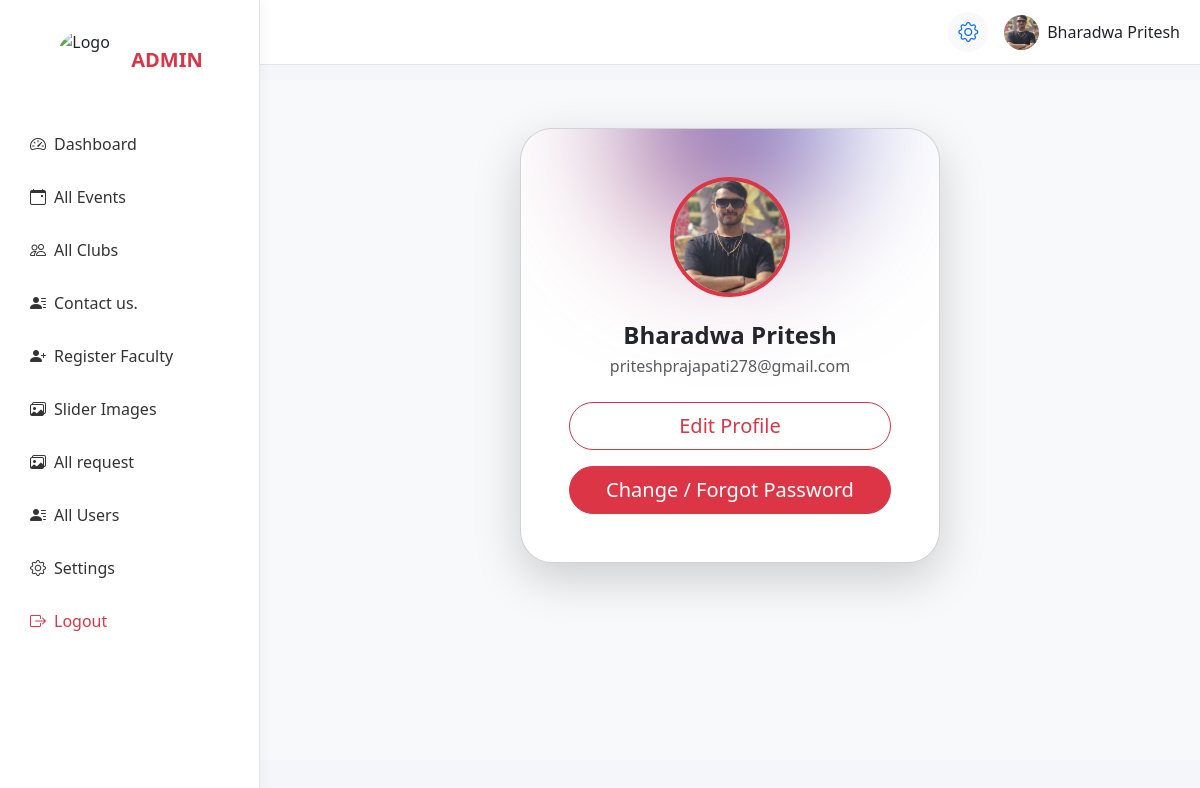
The app's page /Adminapp/admin_profile.php (signed in) with its own data.
### tables this page shows
CREATE TABLE `user` (
  `id` int NOT NULL,
  `clubimage` varchar(255) DEFAULT NULL,
  `fullname` varchar(100) DEFAULT NULL,
  `email` varchar(100) DEFAULT NULL,
  `department` varchar(100) DEFAULT NULL,
  `enrollment` varchar(100) DEFAULT NULL,
  `mobile` varchar(20) DEFAULT NULL,
  `password` varchar(100) DEFAULT NULL,
  `reset_token` varchar(255) DEFAULT NULL,
  `role` enum('admin','faculty','user') DEFAULT 'user'
);

### Adminapp/admin_profile.php (the view, shortened to what this page needs)
<?php
include 'admin_header.php';
include "../database.php";
$user_id = $_SESSION['user_id'];
$result = mysqli_query($con, "SELECT * FROM user WHERE id='$user_id'");
$user = mysqli_fetch_assoc($result);
?>
<div class="content py-5" style="background: #f8f9fa; min-height: 85vh;">
    <div class="container d-flex justify-content-center align-items-center" style="min-height: 40vh;">
        <div class="card profile-card shadow-lg rounded-5 p-5 text-center position-relative"
            style="max-width: 420px; width: 100%; overflow: hidden;">
            <div class="position-relative d-inline-block mb-4" style="z-index:1;">
                <img src="<?php
                            if (!empty($user['clubimage'])) {
                                echo '../uploads/' . $user['clubimage'];
                            } else {
                                echo 'assets/clubimage/profile.png';
                            }
                            ?>" class="rounded-circle profile-img" alt="Profile">
            </div>
            <h4 class="fw-bold mb-1"><?php echo $user['fullname']; ?></h4>
            <p class="text-muted mb-4"><?php echo $user['email']; ?></p>
            <div class="d-flex flex-column gap-3">
                <a href="edit_profile.php" class="btn btn-outline-danger btn-lg btn-effect">
                    Edit Profile
                </a>
                <a href="changepassword.php" class="btn btn-danger btn-lg btn-effect">
                    Change / Forgot Password
                </a>
            </div>
        </div>
    </div>
</div>

### Adminapp/admin_header.php (shortened to what this page needs)
<?php
include "../database.php";
$user_id = $_SESSION['user_id'];
$result = mysqli_query($con, "SELECT * FROM User WHERE id='$user_id'");
$user = mysqli_fetch_assoc($result);
?>
<!DOCTYPE html>
<html lang="en">
<head>
    <link href="https://cdn.jsdelivr.net/npm/bootstrap@5.3.2/dist/css/bootstrap.min.css" rel="stylesheet">
    <link href="https://cdn.jsdelivr.net/npm/bootstrap-icons@1.11.3/font/bootstrap-icons.css" rel="stylesheet">
    <link href="css/validation.css" rel="stylesheet">
</head>
<body>
    <div class="sidebar" id="sidebar">
        <div class="sidebar-brand">
            <img src="assets/images/logo.png" alt="Logo" class="logo-img">
            <span class="fw-bold text-danger fs-5">ADMIN</span>
        </div>
        <a href="admin_dashboard.php"><i class="bi bi-speedometer2 me-2"></i> Dashboard</a>
        <a href="all_events_page.php"><i class="bi bi-calendar-event me-2"></i> All Events</a>
        <a href="all_clubes_page.php"><i class="bi bi-people me-2"></i> All Clubs</a>
        <a href="contactus_page.php"><i class="bi bi-person-lines-fill me-2"></i> Contact us.</a>
        <a href="faculty_register.php"><i class="bi bi-person-plus-fill me-2"></i> Register Faculty</a>
        <a href="slider_image_page.php"><i class="bi bi-images me-2"></i> Slider Images</a>
        <a href="allrequest.php"><i class="bi bi-images me-2"></i> All request</a>
        <a href="all_users_page.php"><i class="bi bi-person-lines-fill me-2"></i> All Users</a>
        <a href="setting_page.php"><i class="bi bi-gear me-2"></i> Settings</a>
        <a href="Admin_logout.php" class="text-danger"><i class="bi bi-box-arrow-right me-2"></i> Logout</a>
    </div>
    <div class="topbar">
        <div class="d-flex align-items-center gap-3">
            <a href="setting_page.php" class="text-decoration-none">
                <div class="icon-btn">
                    <i class="bi bi-gear fs-5"></i>
                </div>
            </a>
            <div class="dropdown">
                <div class="d-flex align-items-center gap-2 cursor-pointer">
                    <a href="admin_profile.php">
                        <img src="<?php echo !empty($user['clubimage'])
                            ? '../uploads/' . $user['clubimage']
                            : 'assets/clubimage/profile.png'; ?>" class="rounded-circle" width="35"
                            height="35" style="object-fit: cover;" alt="Admin Avatar">
                    </a>
                    <span class="d-none d-md-inline">
                        <?php echo $user['fullname']; ?>
                    </span>
                </div>
            </div>
        </div>
    </div>
</body>
</html>

### Adminapp/admin_header.php (style rules this page uses)
body { background: #f4f6f9; font-family: 'Segoe UI', sans-serif; overflow-x: hidden; }
.sidebar { width: 260px; height: 100vh; position: fixed; top: 0; left: 0; background: #fff; border-right: 1px solid #e5e5e5; padding-top: 20px; transition: 0.3s ease; z-index: 1050; box-shadow: 4px 0 10px rgba(0, 0, 0, 0.03); }
.sidebar-brand { display: flex; align-items: center; justify-content: center; gap: 15px; padding: 10px; margin-bottom: 20px; }
.logo-img { width: 60px; height: 60px; object-fit: cover; border-radius: 50%; transition: 0.3s ease; }
.sidebar a { display: flex; align-items: center; padding: 12px 20px; margin: 5px 10px; text-decoration: none; color: #333; border-radius: 8px; transition: 0.3s; font-weight: 500; }
.topbar { height: 65px; position: fixed; top: 0; left: 260px; right: 0; background: #fff; border-bottom: 1px solid #e5e5e5; display: flex; align-items: center; justify-content: space-between; padding: 0 20px; transition: 0.3s ease; z-index: 1030; }
.icon-btn { position: relative; width: 40px; height: 40px; background: #f8f9fa; border-radius: 50%; display: flex; align-items: center; justify-content: center; cursor: pointer; transition: 0.3s; }
.cursor-pointer { cursor: pointer; }
.content { margin-left: 260px; margin-top: 80px; padding: 30px; }

### Adminapp/admin_profile.php (style rules this page uses)
.profile-card { transition: transform 0.5s, box-shadow 0.5s; background: #fff; }
.profile-img { width: 120px; height: 120px; object-fit: cover; border: 4px solid #dc3545; transition: transform 0.5s, box-shadow 0.5s; }
.btn-effect { border-radius: 50px; font-weight: 500; transition: all 0.4s; position: relative; overflow: hidden; }
.btn-effect::after { content: ''; position: absolute; width: 100%; height: 0; top: 0; left: 0; background: rgba(255, 255, 255, 0.2); transition: 0.4s; }
.btn-outline-danger { border-color: #dc3545; color: #dc3545; }
.btn-danger { background: #dc3545; border-color: #dc3545; }

### records on screen
user: clubimage (picture), fullname "Bharadwa Pritesh", email "priteshprajapati278@gmail.com"
